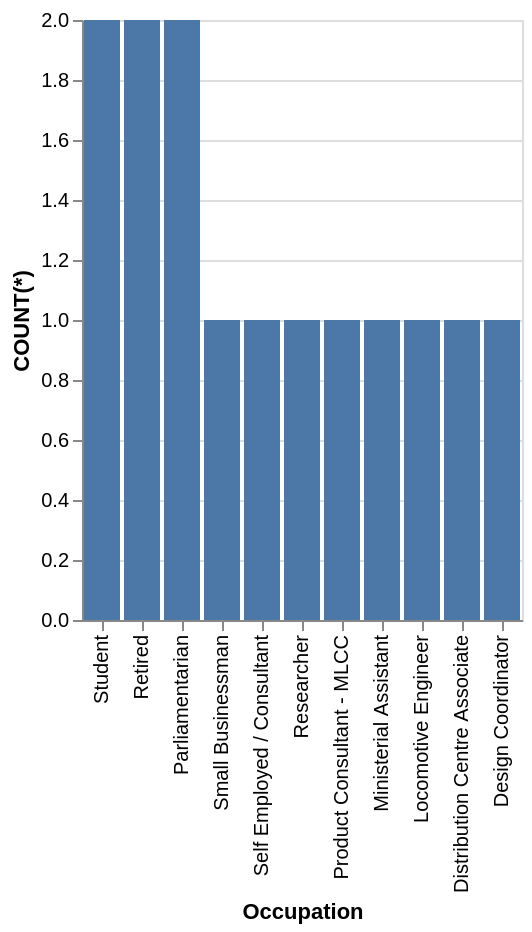

Specify this chart in Vega-Lite:
### Vega-Lite specification from a JSON file in a GitHub repository (floating-point values rounded to 4 significant figures)
{"data": {"values": [{"x_data": "Student", "y_data": 2}, {"x_data": "Retired", "y_data": 2}, {"x_data": "Parliamentarian", "y_data": 2}, {"x_data": "Small Businessman", "y_data": 1}, {"x_data": "Self Employed / Consultant", "y_data": 1}, {"x_data": "Researcher", "y_data": 1}, {"x_data": "Product Consultant - MLCC", "y_data": 1}, {"x_data": "Ministerial Assistant", "y_data": 1}, {"x_data": "Locomotive Engineer", "y_data": 1}, {"x_data": "Distribution Centre Associate", "y_data": 1}, {"x_data": "Design Coordinator", "y_data": 1}]}, "mark": "bar", "encoding": {"x": {"field": "x_data", "type": "nominal", "title": "Occupation", "sort": {"op": "sum", "field": "y_data", "order": "descending"}}, "y": {"field": "y_data", "type": "quantitative", "title": "COUNT(*)"}}}
